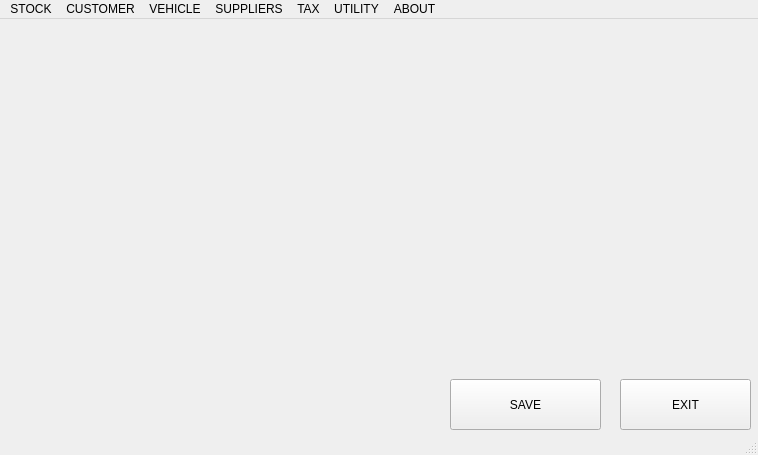
<?xml version="1.0" encoding="UTF-8"?>
<ui version="4.0">
 <class>MainWindow</class>
 <widget class="QMainWindow" name="MainWindow">
  <property name="geometry">
   <rect>
    <x>0</x>
    <y>0</y>
    <width>758</width>
    <height>455</height>
   </rect>
  </property>
  <property name="windowTitle">
   <string>MainWindow</string>
  </property>
  <widget class="QWidget" name="centralWidget">
   <widget class="QPushButton" name="main_save">
    <property name="geometry">
     <rect>
      <x>450</x>
      <y>360</y>
      <width>151</width>
      <height>51</height>
     </rect>
    </property>
    <property name="text">
     <string>SAVE</string>
    </property>
   </widget>
   <widget class="QPushButton" name="main_exit">
    <property name="geometry">
     <rect>
      <x>620</x>
      <y>360</y>
      <width>131</width>
      <height>51</height>
     </rect>
    </property>
    <property name="text">
     <string>EXIT</string>
    </property>
   </widget>
  </widget>
  <widget class="QMenuBar" name="menuBar">
   <property name="geometry">
    <rect>
     <x>0</x>
     <y>0</y>
     <width>758</width>
     <height>21</height>
    </rect>
   </property>
   <widget class="QMenu" name="menuSTOCK">
    <property name="title">
     <string>STOCK</string>
    </property>
    <addaction name="separator"/>
    <addaction name="actionADD_NEW"/>
    <addaction name="actionADJUSTMENT"/>
    <addaction name="separator"/>
    <addaction name="actionREPORT"/>
   </widget>
   <widget class="QMenu" name="menuTAX">
    <property name="title">
     <string>TAX</string>
    </property>
    <addaction name="actionTO_PAY"/>
    <addaction name="actionDISPLAY_RECOD"/>
    <addaction name="separator"/>
    <addaction name="actionREPORT_3"/>
   </widget>
   <widget class="QMenu" name="menuUTILITY">
    <property name="title">
     <string>UTILITY</string>
    </property>
    <addaction name="actionEDIT_USERNAME_PASSWORED"/>
    <addaction name="actionREPORT_ERROR"/>
   </widget>
   <widget class="QMenu" name="menuABOUT">
    <property name="title">
     <string>ABOUT</string>
    </property>
    <addaction name="actionQMIS"/>
    <addaction name="actionUPDATE"/>
    <addaction name="actionDEVELOPER"/>
    <addaction name="actionHELP"/>
   </widget>
   <widget class="QMenu" name="menuCUSTOMER">
    <property name="title">
     <string>CUSTOMER</string>
    </property>
    <addaction name="actionADD_NEW_2"/>
    <addaction name="actionEDIT_EXISTING"/>
    <addaction name="actionCHECK_RECORD"/>
    <addaction name="actionREPORT_2"/>
   </widget>
   <widget class="QMenu" name="menuVEHICLE">
    <property name="title">
     <string>VEHICLE</string>
    </property>
    <addaction name="actionADD_NEW_3"/>
    <addaction name="actionEDIT_EXISTING_2"/>
    <addaction name="actionREPORT_4"/>
   </widget>
   <widget class="QMenu" name="menuSUPPLIERS">
    <property name="title">
     <string>SUPPLIERS</string>
    </property>
    <addaction name="actionADD_NEW_4"/>
    <addaction name="actionEDIT_EXIXTING"/>
    <addaction name="actionEport"/>
   </widget>
   <addaction name="menuSTOCK"/>
   <addaction name="menuCUSTOMER"/>
   <addaction name="menuVEHICLE"/>
   <addaction name="menuSUPPLIERS"/>
   <addaction name="menuTAX"/>
   <addaction name="menuUTILITY"/>
   <addaction name="menuABOUT"/>
  </widget>
  <widget class="QStatusBar" name="statusBar"/>
  <action name="actionADD_NEW">
   <property name="text">
    <string>ADD NEW ITEM</string>
   </property>
  </action>
  <action name="actionADJUSTMENT">
   <property name="text">
    <string>STOCK ADJUSTMENT</string>
   </property>
  </action>
  <action name="actionREPORT">
   <property name="text">
    <string>REPORT</string>
   </property>
  </action>
  <action name="actionDISPLAY_ECORD">
   <property name="text">
    <string>DISPLAY ECORD</string>
   </property>
  </action>
  <action name="actionEDIT_USERNAME_PASSWORED">
   <property name="text">
    <string>EDIT USERNAME PASSWORED</string>
   </property>
  </action>
  <action name="actionADD_SALESMAN">
   <property name="text">
    <string>ADD SALESMAN</string>
   </property>
  </action>
  <action name="actionQMIS">
   <property name="text">
    <string>QIMS</string>
   </property>
  </action>
  <action name="actionUPDATE">
   <property name="text">
    <string>UPDATE</string>
   </property>
  </action>
  <action name="actionDEVELOPER">
   <property name="text">
    <string>DEVELOPER</string>
   </property>
  </action>
  <action name="actionTO_PAY">
   <property name="text">
    <string>TO PAY</string>
   </property>
  </action>
  <action name="actionDISPLAY_RECOD">
   <property name="text">
    <string>DISPLAY RECROD</string>
   </property>
  </action>
  <action name="actionREPORT_ERROR">
   <property name="text">
    <string>REPORT ERROR</string>
   </property>
  </action>
  <action name="actionADD_NEW_2">
   <property name="text">
    <string>ADD NEW </string>
   </property>
  </action>
  <action name="actionEDIT_EXISTING">
   <property name="text">
    <string>EDIT EXISTING</string>
   </property>
  </action>
  <action name="actionCHECK_RECORD">
   <property name="text">
    <string>DISPLAY RECORD</string>
   </property>
  </action>
  <action name="actionREPORT_2">
   <property name="text">
    <string>REPORT</string>
   </property>
  </action>
  <action name="actionREPORT_3">
   <property name="text">
    <string>REPORT</string>
   </property>
  </action>
  <action name="actionHELP">
   <property name="text">
    <string>HELP</string>
   </property>
  </action>
  <action name="actionADD_NEW_3">
   <property name="text">
    <string>ADD NEW</string>
   </property>
  </action>
  <action name="actionEDIT_EXISTING_2">
   <property name="text">
    <string>EDIT EXISTING</string>
   </property>
  </action>
  <action name="actionREPORT_4">
   <property name="text">
    <string>REPORT</string>
   </property>
  </action>
  <action name="actionADD_NEW_4">
   <property name="text">
    <string>ADD NEW</string>
   </property>
  </action>
  <action name="actionEDIT_EXIXTING">
   <property name="text">
    <string>EDIT EXIXTING</string>
   </property>
  </action>
  <action name="actionEport">
   <property name="text">
    <string>REPORT</string>
   </property>
  </action>
 </widget>
 <layoutdefault spacing="6" margin="11"/>
 <resources/>
 <connections/>
</ui>
